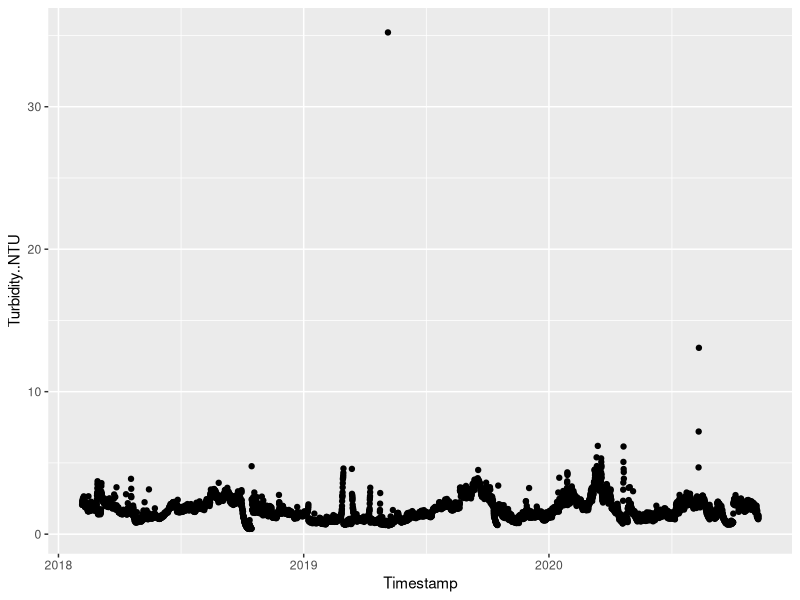
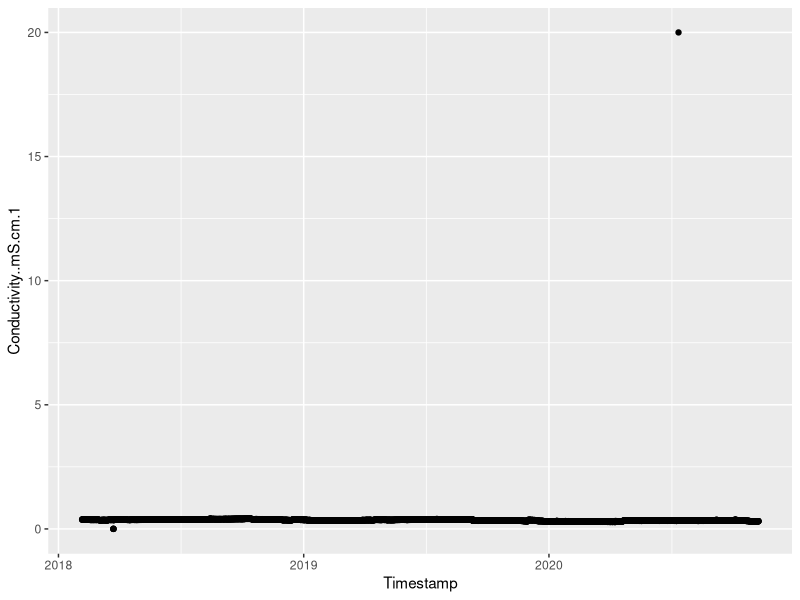
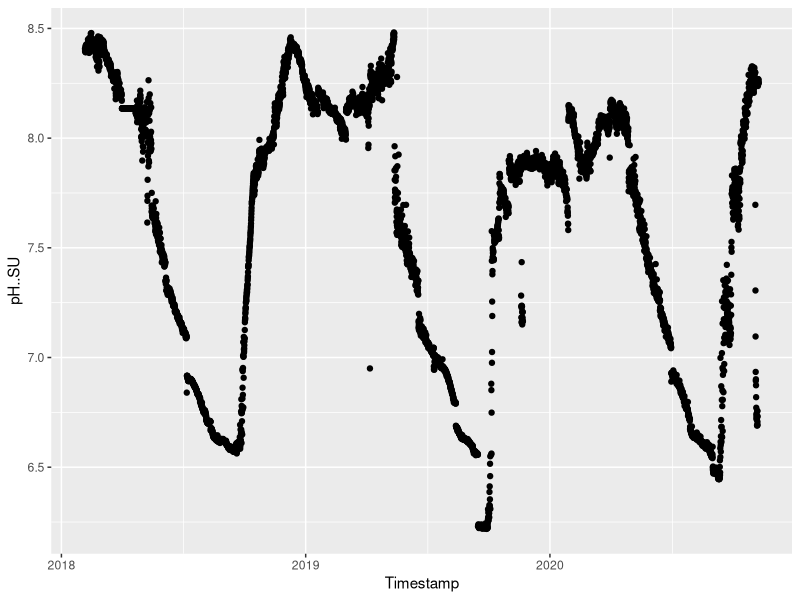
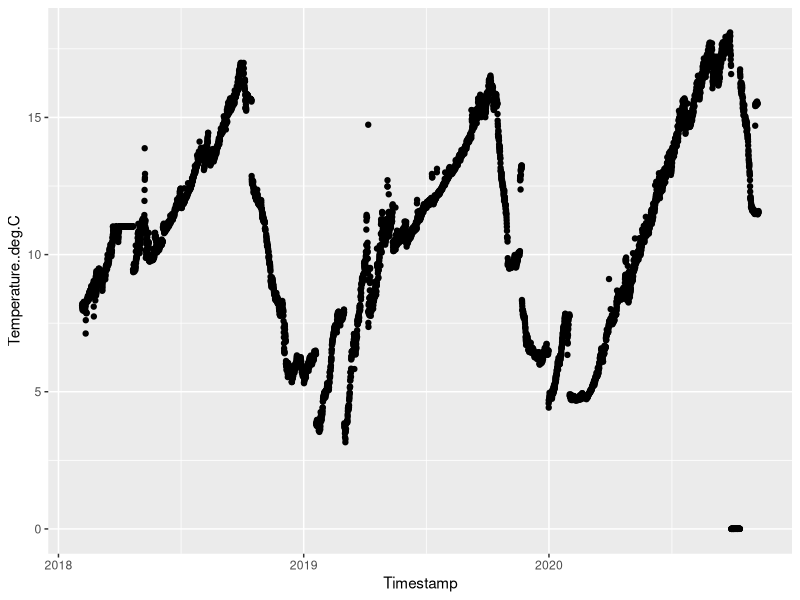

Write R code to recreate these figures, in order.
## ---- chunk 1
knitr::opts_chunk$set(echo = TRUE)
## ---- chunk 2
library(dplyr)
library(tidyr)
library(lubridate)
library(ggplot2)

data = read.csv("RWAR_turb_cond_counts_pH_temp.csv")

data$Timestamp = mdy_hm(data$Timestamp)

# Trying to determine what rows have outliers.
# The goal is to go by column, remove outliers & average that day's data, then ultimately combine every column after it's cleaned to create our fully cleaned data frame.
# Then combine with alkalinity and hardness & coagulant doses data??

ggplot(data, aes(x = Timestamp, y = Turbidity..NTU)) +
  geom_point()

data[data$Turbidity..NTU > 10, ] # row 2701 and 5446

ggplot(data, aes(x = Timestamp, y = Conductivity..mS.cm.1)) +
  geom_point()

data[data$Conductivity..mS.cm.1 > 15, ] # row 5270

# Not sure what to do with particle count (PC) data just yet

ggplot(data, aes(x = Timestamp, y = pH..SU)) +
  geom_point()

ggplot(data, aes(x = Timestamp, y = Temperature..deg.C)) +
  geom_point()

